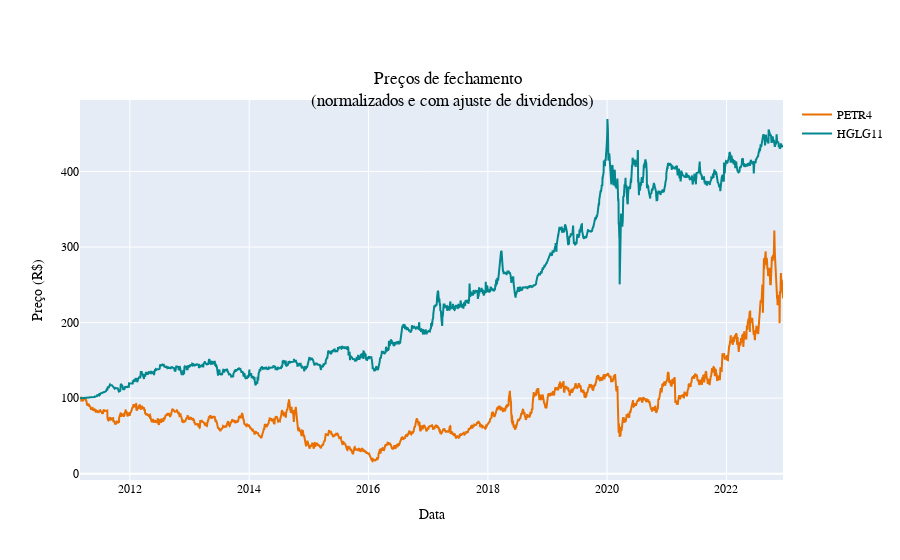

Write notebook code for a chart like this one.
### Code cell
fig = go.Figure()
fig.add_trace(
    go.Scatter(
        x=petr_precos_ajustados["data"],
        y=100 * petr_precos_ajustados["preco"] / petr_precos_ajustados['preco'].iloc[0],
        mode="lines",
        name="PETR4",
        line=dict(color="#e86f00"),
    )
)
fig.add_trace(
    go.Scatter(
        x=hglg_precos_ajustados["data"],
        y=100 * hglg_precos_ajustados["preco"] / hglg_precos_ajustados['preco'].iloc[0],
        mode="lines",
        name="HGLG11",
        line=dict(color="#02878e"),
        
    )
)
fig.update_layout(
    font=dict(family="Fira Code", size=12, color="black"),
    title="Preços de fechamento <br> (normalizados e com ajuste de dividendos)",
    title_x=0.5,
    title_y=0.85,
    xaxis_title="Data",
    yaxis_title="Preço (R$)",
)
fig.show()

### Figure 1 — Plotly figure (JSON) as saved in the notebook; plotly's stock layout.template omitted (floating-point values rounded to 4 significant figures; data arrays with more than 128 entries replaced by an {"elided": "..."} marker saying what was removed)
{"data": [{"line": {"color": "#e86f00"}, "mode": "lines", "name": "PETR4", "type": "scatter", "x": {"elided": "2925 str values"}, "y": {"elided": "2925 float values"}}, {"line": {"color": "#02878e"}, "mode": "lines", "name": "HGLG11", "type": "scatter", "x": {"elided": "2772 str values"}, "y": {"elided": "2772 float values"}}], "layout": {"font": {"color": "black", "family": "Fira Code", "size": 12}, "title": {"text": "Preços de fechamento <br> (normalizados e com ajuste de dividendos)", "x": 0.5, "y": 0.85}, "xaxis": {"title": {"text": "Data"}}, "yaxis": {"title": {"text": "Preço (R$)"}}}}
